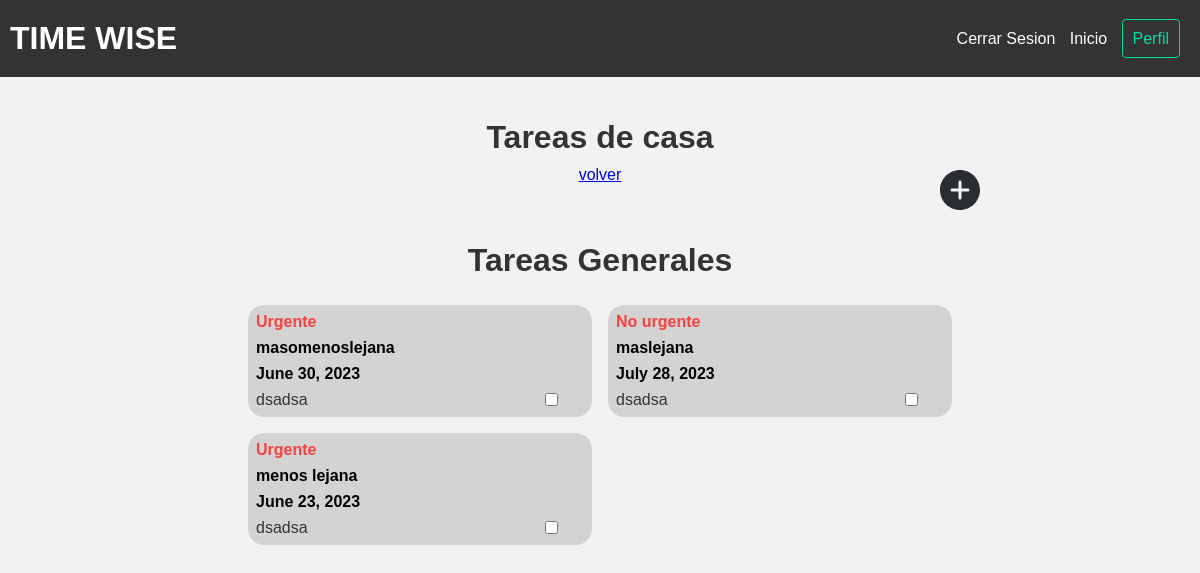
/tasks/tasklist/2/ (signed in), run on an earlier commit of the app's database.
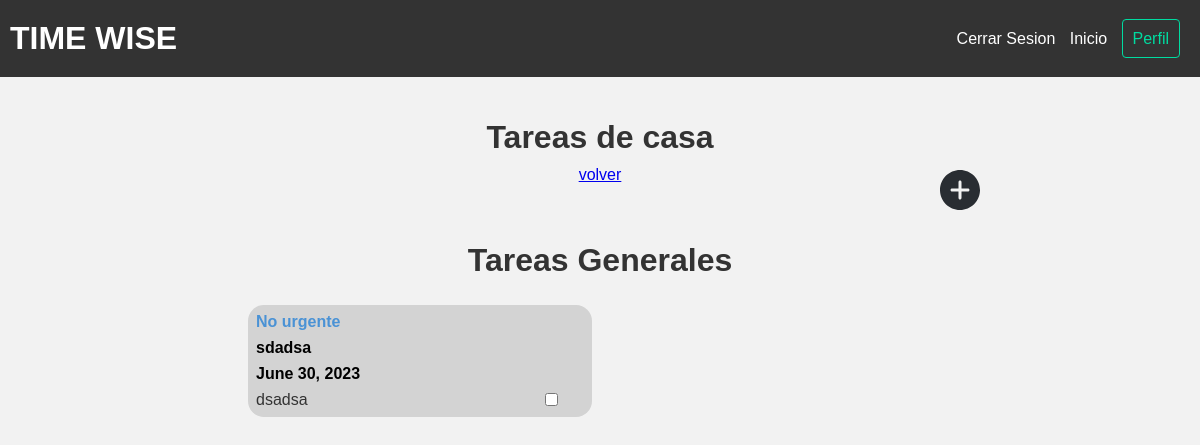
And on a later commit of the database.
### tasks/models.py (models this page shows, shortened)
class TaskList(models.Model):
    class Meta:
        app_label = 'tasks'
    nombre = models.CharField(max_length=100)
    descripcion = models.TextField(max_length=500)
    fecha_creacion = models.DateTimeField(auto_now_add=True)
    fecha_limite = models.DateTimeField()
    author = models.ForeignKey(User,on_delete=models.PROTECT, default=None)

class Task(models.Model):
    URGENCIA_CHOICES = [
        ('Urgente', 'Urgente'),
        ('No_Urgente', 'No Urgente'),
    ]
    IMPORTANCIA_CHOICES = [
        ('Importante', 'Importante'),
        ('No_Importante', 'No Importante'),
    ]
    titulo = models.CharField(max_length=100)
    notas = models.TextField(max_length=500)
    fecha_creacion = models.DateTimeField(auto_now_add=True)
    fecha_limite = models.DateField()
    hora_comienzo = models.TimeField(blank=True, null=True)
    hora_limite = models.TimeField(blank=True, null=True)
    urgencia = models.CharField(max_length=10, choices=URGENCIA_CHOICES)
    importancia = models.CharField(max_length=15, choices=IMPORTANCIA_CHOICES)
    id_lista = models.ForeignKey(TaskList,on_delete=models.PROTECT, default=None, null=True, blank=True)
    completed = models.BooleanField(default=False)
    author = models.ForeignKey(User,on_delete=models.PROTECT, default=None)
    def snippet(self):
        return self.notas

### tasks/views.py (the view)
# urls.py: path('tasklist/<id>/', views.taskList_details, name="tl_details"),
def taskList_details(request, id):
    current_user = request.user
    taskList = TaskList.objects.get(id=id)
    completedTasks = Task.objects.filter(id_lista=taskList.id, author=current_user, completed=True)
    tasks = Task.objects.filter(id_lista = taskList.id)
    return render(request, 'tasks/taskList_details.html', {'taskList': taskList, 'tasks': tasks, 'completedTasks': completedTasks})

### tasks/templates/tasks/taskList_details.html (shortened to what this page needs)
{% extends 'base_layout.html' %}
{% block content %}
<h1>{{taskList.nombre}}</h1>
<a class="volver_btn" href="{%url 'tasks:tl_list'%}">volver</a>
<div id="tasks" class="tasks item_list">
    <svg id="addSvg" viewBox="0 0 24 24" fill="none" xmlns="http://www.w3.org/2000/svg">
        <a id="crear-task" href="{%url 'tasks:createtlid' tlid=taskList.id%}">
        <g id="SVGRepo_bgCarrier" stroke-width="0"></g>
        <g id="SVGRepo_tracerCarrier" stroke-linecap="round" stroke-linejoin="round"></g>
        <g id="SVGRepo_iconCarrier">
            <path
                d="M12 2C6.49 2 2 6.49 2 12C2 17.51 6.49 22 12 22C17.51 22 22 17.51 22 12C22 6.49 17.51 2 12 2ZM16 12.75H12.75V16C12.75 16.41 12.41 16.75 12 16.75C11.59 16.75 11.25 16.41 11.25 16V12.75H8C7.59 12.75 7.25 12.41 7.25 12C7.25 11.59 7.59 11.25 8 11.25H11.25V8C11.25 7.59 11.59 7.25 12 7.25C12.41 7.25 12.75 7.59 12.75 8V11.25H16C16.41 11.25 16.75 11.59 16.75 12C16.75 12.41 16.41 12.75 16 12.75Z"
                fill="#292D32"></path>
        </g>
        </a>
    </svg>
    {%if tasks%}
    <h1 id="generalTasks">Tareas Generales</h1>
    <div class="item_group" id="generalTasks">
        {%for task in tasks%}
        {%if task.completed == False%}
        <div class="item" id="item-{{task.id}}">
            <div class="item_header">
                <h2 name="urgencia" class="{{ task.urgencia }}">
                    {% if task.urgencia == "Urgente" %}
                    Urgente
                    {% else %}
                    No urgente
                    {% endif %}
                </h2>
                <h2 class="item-titulo"><a href="{%url 'tasks:details' id=task.id%}"> {{ task.titulo }} </a></h2>
                <h2 class="item-fecha"><a href="{%url 'tasks:details' id=task.id%}"> {{ task.fecha_limite }} </a></h2>
            </div>
            <div class="item_body">
                <p> {{task.snippet}} </p>
                <div class="item_buttons">
                    <input class="options_checkbox" type="checkbox">
                </div>
            </div>
        </div>
        {%endif%}
        {%endfor%}
    </div>
    {%else%}
    <p>Aun no tienes ninguna tarea, haz click en "+" para agregar una! </p>
    {%endif%}
</div>
{% endblock %}

### templates/base_layout.html (shortened to what this page needs)
{%load static from static%}
<!DOCTYPE html>
<html lang="en">
<head>
    <link rel="stylesheet" href="{% static 'styles.css' %}">
</head>
<body>
    <header>
        <h1>TIME WISE</h1>
        <nav>
            <ul>
                {% if user.is_authenticated %}
                <li>
                    <form action="{% url 'accounts:logout' %}" class="logout-link" method="POST">
                        <button type="submit">Cerrar Sesion</button>
                    </form>
                </li>
                <li><a href="{%url 'accounts:homepage'%}">Inicio</a></li>
                <li><a href="{%url 'accounts:profile'%}" class= "highlight">Perfil</a></li>
                {% else %}
                <li><a href="{% url 'accounts:login'%}">Login</a></li>
                <li><a href="{% url 'accounts:signup'%}">Signup</a></li>
                {% endif %}
            </ul>
        </nav>
    </header>
    <div class="wrapper">
        {% block content %}
        {% endblock %}
    </div>
</body>
</html>

### static/styles.css (style rules this page uses)
.wrapper { max-width: 960px; margin: 2em auto; }
nav button { background: none; color: #fff; cursor: pointer; border: 0; font-size: 1em; }
* { margin: 0; padding: 0; box-sizing: border-box; }
body { font-family: Arial, sans-serif; background-color: #f2f2f2; color: #333; }
header { background-color: #333; color: #fff; padding: 10px; display: flex; justify-content: space-between; align-items: center; }
h1, h2 { margin: 10px 0; }
nav { display: flex; }
nav ul { list-style-type: none; }
nav ul li { display: inline-block; margin-right: 10px; }
nav ul li a { color: #fff; text-decoration: none; }
html, body { height: 100%; overflow-x: hidden; }
.wrapper { display: flex; flex-direction: column; }
a.highlight { border: 1px solid #00dba0; padding: 10px; border-radius: 4px; color: #00dba0; }
h1 { text-align: center; }
.item_list { display: flex; flex-direction: column; padding: 1em 0; margin: 2em auto; width: 80%; position: relative; }
.item { padding: 0.5em; display: flex; flex-direction: column; position: relative; background-color: lightgray; z-index: 0; flex: 1; justify-content: center; align-content: center; align-items: start; flex-wrap: wrap; border-radius: 1em; }
.item_body { display: flex; justify-content: space-between; flex-direction: row; flex: 1; width: 100%; flex-wrap: wrap }
.item_buttons { padding-right: 1em; align-self: end; }
.item h2 { margin: 0; font-size: 1em; padding-bottom: 0.5em; }
.item a { text-decoration: none; color: black; }
#addSvg { position: absolute; right: 0; width: 3em; top: -50px; }
.tasks { position: relative; }
.No_Urgente { color: rgb(74, 146, 213); }
.volver_btn { margin: 0 auto; }
.item_group { padding: 1em 2em; border-radius: 20px; display: grid; grid-template-columns: 1fr 1fr; grid-gap: 1em; }
.tasks .item { display: flex; justify-content: space-between; flex-direction: column; flex: 1; flex-wrap: wrap; }
.options_checkbox { position: absolute; z-index: 2; bottom: 10%; right: 10%; background: transparent; }

What changed in the data, as far as the page shows it:
removed Task: urgencia "Urgente", titulo "masomenoslejana", fecha_limite "June 30, 2023", snippet "dsadsa"
removed Task: urgencia "No urgente", titulo "maslejana", fecha_limite "July 28, 2023", snippet "dsadsa"
removed Task: urgencia "Urgente", titulo "menos lejana", fecha_limite "June 23, 2023", snippet "dsadsa"
added Task: urgencia "No urgente", titulo "sdadsa", fecha_limite "June 30, 2023", snippet "dsadsa"
